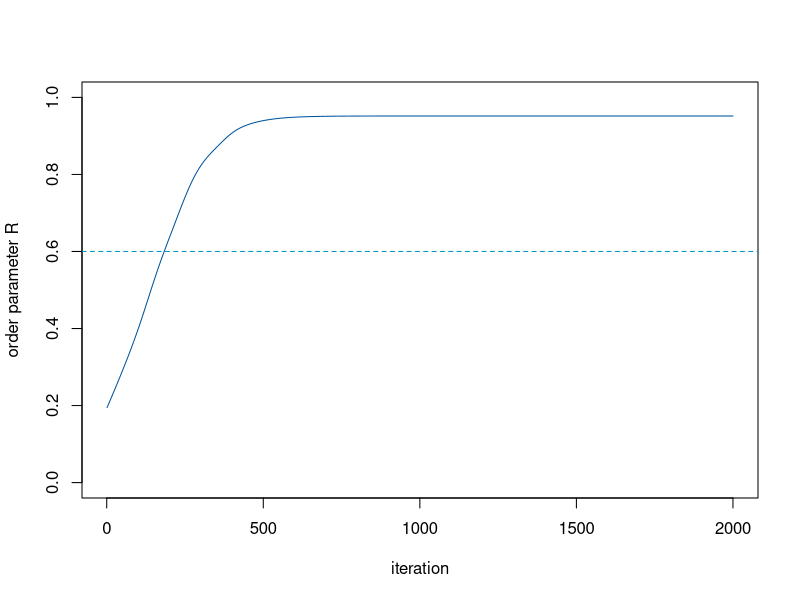

This chart was generated by the following R code:
## ---- chunk 1
#| label: fig-kuramoto-en
#| fig-cap: "Order parameter R(t) at K = 2, N = 50 oscillators."
kuramoto <- function(N = 50, K = 2.0, dt = 0.01, steps = 2000, sd_omega = 0.5) {
  set.seed(42)
  omega <- rnorm(N, 0, sd_omega); theta <- runif(N, 0, 2 * pi)
  R_hist <- numeric(steps)
  for (s in seq_len(steps)) {
    z <- mean(exp(1i * theta)); R <- Mod(z); Psi <- Arg(z)
    theta <- theta + dt * (omega + K * R * sin(Psi - theta))
    R_hist[s] <- R
  }
  R_hist
}
plot(kuramoto(), type = "l", ylim = c(0, 1), col = "#00549c",
     xlab = "iteration", ylab = "order parameter R")
abline(h = 0.6, lty = 2, col = "#0099c8")
